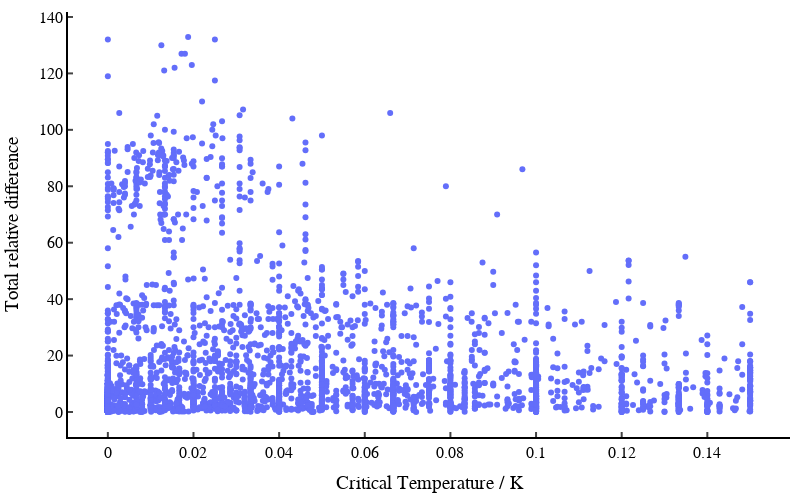

The notebook cell this image was saved under:
### Code cell
fig = go.Figure(data=go.Scatter(x=df_MP_non_zero["totreldiff"], y=df_MP_non_zero["tc"], mode='markers', text=df_MP_non_zero["formula_sc"], hoverinfo='text'))

# Set the axis labels
fig.update_layout(xaxis=dict(title="Critical Temperature / K", showline=True, linewidth=2, linecolor='black',
                            ticks='inside', tickwidth=2, ticklen=5),
                yaxis=dict(title="Total relative difference ", showline=True, linewidth=2, linecolor='black',
                            ticks='inside', tickwidth=2, ticklen=5),
                width=800,
                height=500,
                plot_bgcolor='white',
                paper_bgcolor='white', 
                font=dict(family='Helvetica', size=16, color='black'),
                margin=dict(l=10, r=10, b=10, t=10))

### Figure 1 — Plotly figure (JSON) as saved in the notebook; plotly's stock layout.template omitted (floating-point values rounded to 4 significant figures; data arrays with more than 128 entries replaced by an {"elided": "..."} marker saying what was removed)
{"data": [{"hoverinfo": "text", "mode": "markers", "text": {"elided": "3995 str values"}, "type": "scatter", "x": {"elided": "3995 float values"}, "y": {"elided": "3995 float values"}}], "layout": {"font": {"color": "black", "family": "Helvetica", "size": 16}, "height": 500, "margin": {"b": 10, "l": 10, "r": 10, "t": 10}, "paper_bgcolor": "white", "plot_bgcolor": "white", "width": 800, "xaxis": {"linecolor": "black", "linewidth": 2, "showline": true, "ticklen": 5, "ticks": "inside", "tickwidth": 2, "title": {"text": "Critical Temperature / K"}}, "yaxis": {"linecolor": "black", "linewidth": 2, "showline": true, "ticklen": 5, "ticks": "inside", "tickwidth": 2, "title": {"text": "Total relative difference "}}}}
